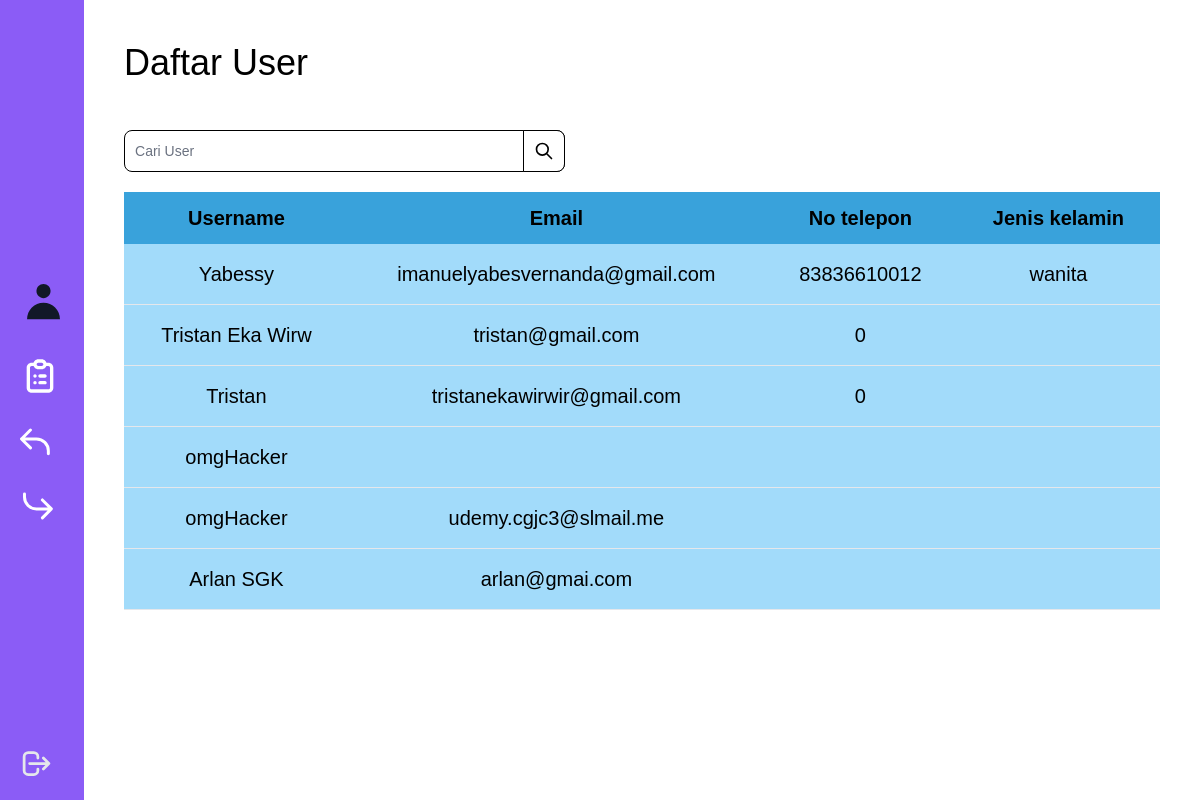
/template/admin/daftaruser.php (signed in), run on an earlier commit of the app's database.
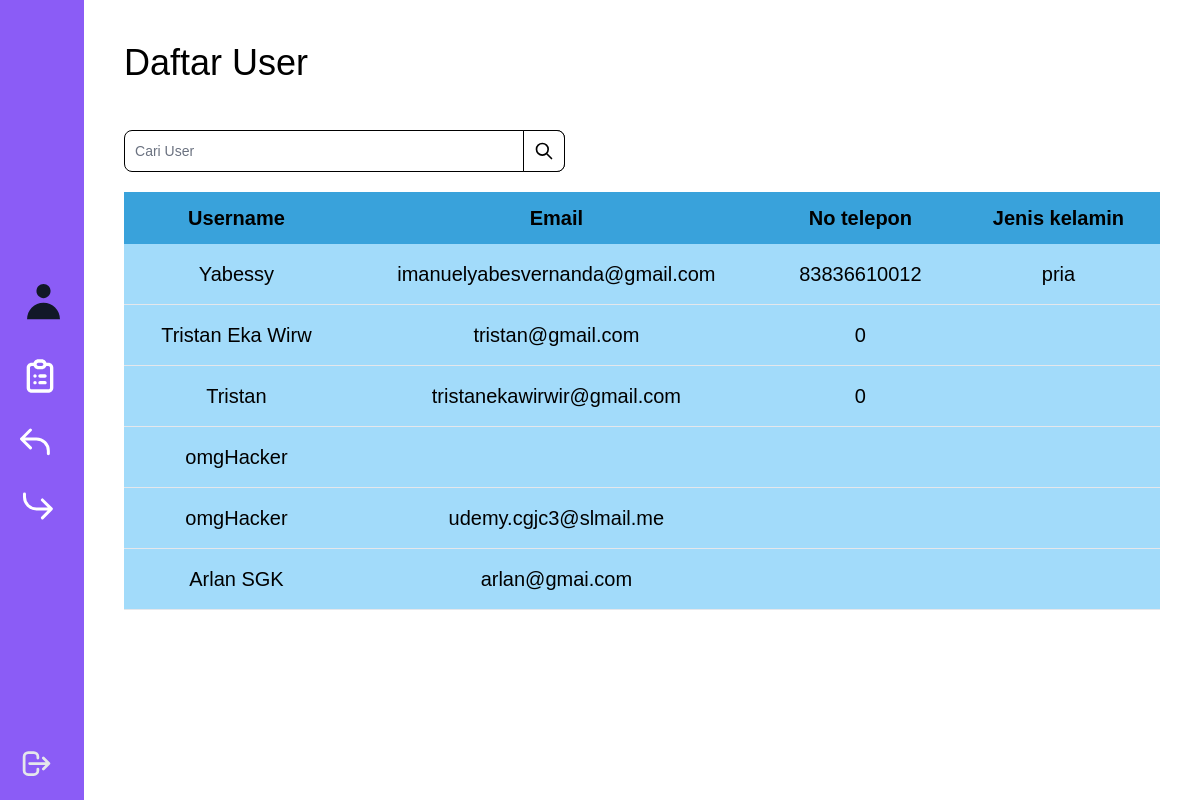
And on a later commit of the database.
### tables this page shows
CREATE TABLE `pengguna` (
  `id` int(11) NOT NULL,
  `nama` varchar(16) NOT NULL,
  `email` varchar(255) NOT NULL,
  `password` varchar(255) NOT NULL,
  `tanggal_lahir` date DEFAULT NULL,
  `jenis_kelamin` varchar(50) NOT NULL,
  `no_telepon` varchar(12) NOT NULL,
  `foto` varchar(255) NOT NULL
);

### template/admin/func/functions.php (called while the page is built, shortened)
<?php
$conn = mysqli_connect('localhost','root','','majesty');
function query($query)
{
    global $conn;
    $result = mysqli_query($conn,$query);
    $rows = [];
    while ($row = mysqli_fetch_assoc($result)) {
        $rows[] = $row;
    }
    return $rows;
}
?>

### template/admin/daftaruser.php (the view, shortened to what this page needs)
<?php
require 'func/functions.php';
if (isset($_SESSION['id'])) {
  $idUser = $_SESSION['id'];
  $result = query("SELECT * FROM pengguna WHERE id=$idUser");
} else {
  header('Location: login.php');
}
$user = query("SELECT * FROM pengguna");
?>
<!DOCTYPE html>
<html lang="en">
<head>
  <link rel="stylesheet" href="../../tailwind/output.css" />
</head>
<body>
  <div class="flex">
    <div class="grid p-5 bg-[#8B5CF6] w-[91px] h-screen">
      <div class="absolute h-screen grid p-5 top-0 left-0">
        <div class="my-auto">
          <a href="daftaruser.php" class="block mb-8"><img src="../../static/foto/userbold.svg" alt="" /></a>
          <a href="daftarbaju.php" class="block mb-8"><img src="../../static/foto/list.svg" alt="" /></a>
          <a href="daftarpeminjam.php" class="block mb-8"><img src="../../static/foto/masuk.svg" alt="" /></a>
          <a href="daftardipinjam.php" class="block"><img src="../../static/foto/keluar.svg" alt="" /></a>
        </div>
      </div>
      <a href="func/logout.php" class="mt-auto z-20 group" data-modal-toggle="popup-modal">
      </a>
    </div>
    <div class="mx-10 mt-9 w-full">
      <h1 class="text-[36px]">Daftar User</h1>
      <form>
        <div class="flex mt-10">
          <div class="relative w-fit">
            <input type="search" id="search" class="block p-2.5 w-[441px] z-20 text-sm text-black bg-white rounded-r-lg rounded-l-lg border border-black" placeholder="Cari User" autocomplete="off" required />
            <button type="submit" class="absolute top-0 right-0 p-2.5 text-sm font-medium text-white bg-white rounded-r-lg border border border-black hover:bg-black group">
              <svg aria-hidden="true" class="w-5 h-5 group-hover:stroke-white" fill="none" stroke="black" viewBox="0 0 24 24" xmlns="http://www.w3.org/2000/svg">
                <path stroke-linecap="round" stroke-linejoin="round" stroke-width="2" d="M21 21l-6-6m2-5a7 7 0 11-14 0 7 7 0 0114 0z"></path>
              </svg>
            </button>
          </div>
        </div>
      </form>
      <div class="h-[29.4rem] overflow-y-auto relative mt-5">
        <table class="w-full text-black text-xl">
          <thead class="text-black-700 text-center bg-[#39A2DB]">
            <tr>
              <th scope="col" class="py-3 px-6">Username</th>
              <th scope="col" class="py-3 px-6">Email</th>
              <th scope="col" class="py-3 px-6">No telepon</th>
              <th scope="col" class="py-3 px-6">Jenis kelamin</th>
            </tr>
          </thead>
          <tbody class="text-center" id="Container">
            <?php foreach ($user as $row) : ?>
              <tr class="bg-[#A2DBFA] border-b text-">
                <th scope="row" class="py-4 px-6 font-light text-black whitespace-nowrap">
                  <?= $row['nama'] ?>
                </th>
                <td class="py-4 px-6"><?= $row['email'] ?></td>
                <td class="py-4 px-6"><?= $row['no_telepon'] ?></td>
                <td class="py-4 px-6"><?= $row['jenis_kelamin'] ?></td>
              </tr>
            <?php endforeach ?>
          </tbody>
        </table>
      </div>
    </div>
  </div>
</body>
</html>

What changed in the data, as far as the page shows it:
changed pengguna "Yabessy": jenis_kelamin "wanita" → "pria"
